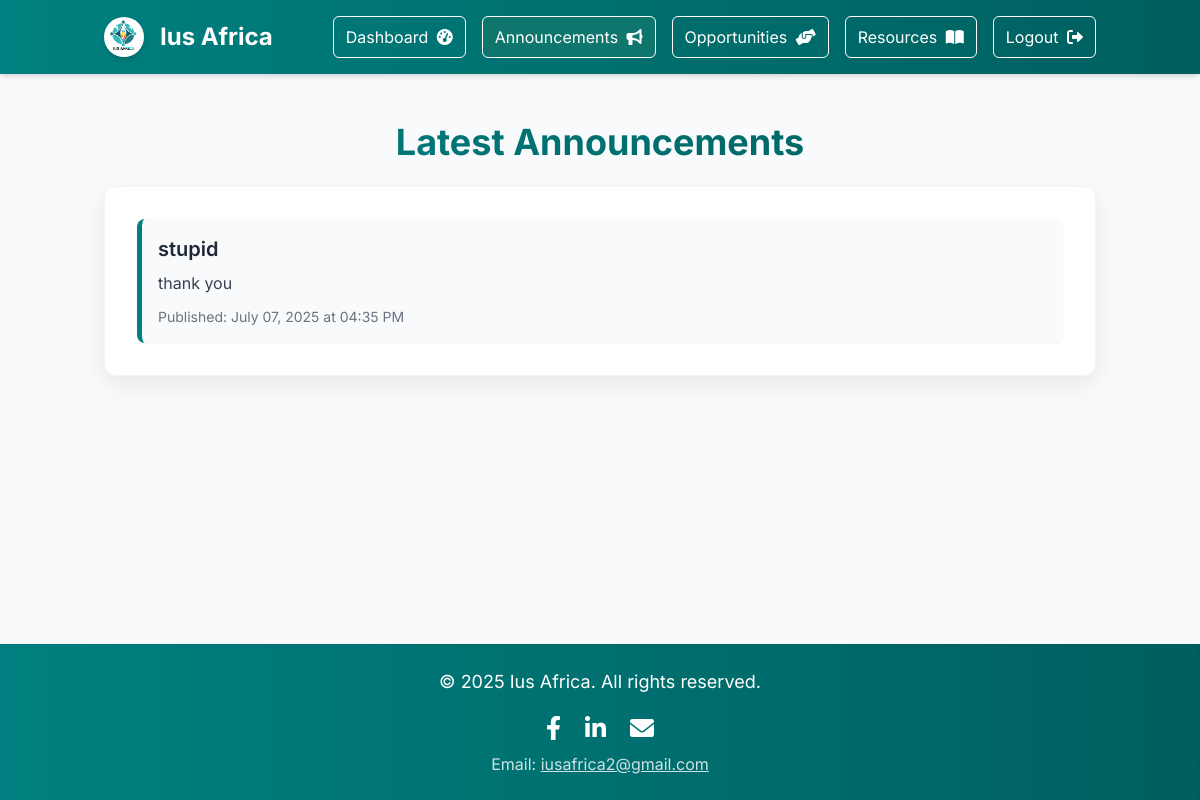
The page /user/announcements on the database its author committed.
### app.py (models this page shows, shortened)
class Announcement(db.Model):
    id = db.Column(db.Integer, primary_key=True)
    title = db.Column(db.String(255), nullable=False)
    content = db.Column(db.Text, nullable=False)
    created_at = db.Column(db.DateTime, default=datetime.utcnow)
    is_published = db.Column(db.Boolean, default=True) # Can be set to false for drafts

### app.py (the view)
@app.route('/user/announcements')
def user_announcements():
    announcements = Announcement.query.filter_by(is_published=True).order_by(Announcement.created_at.desc()).all()
    return render_template('user_announcements.html', announcements=announcements)

### templates/user_announcements.html (shortened to what this page needs)
<!DOCTYPE html>
<html lang="en">
<head>
    <script src="https://cdn.tailwindcss.com"></script>
    <link rel="stylesheet" href="https://cdnjs.cloudflare.com/ajax/libs/font-awesome/6.0.0-beta3/css/all.min.css">
</head>
<body class="antialiased flex flex-col min-h-screen">
    <header class="header-gradient-bg text-white py-4 shadow-md">
        <div class="container mx-auto px-4 flex flex-col md:flex-row justify-between items-center md:space-y-0 space-y-4">
            <div class="flex items-center space-x-4">
                <img src="{{ url_for('static', filename='logo.jpg') }}" alt="Ius Africa Logo" class="w-10 h-10 rounded-full shadow-md">
                <h1 class="text-2xl font-bold">Ius Africa</h1>
            </div>
            <nav class="flex flex-wrap justify-center items-center space-x-2 md:space-x-4">
                <a href="{{ url_for('user_dashboard') }}" class="text-white hover:text-gray-200 transition-colors duration-300 px-3 py-2 rounded-md border border-white hover:bg-white hover:text-teal-600 my-1 md:my-0">
                    Dashboard <i class="fas fa-tachometer-alt ml-1"></i>
                </a>
                <a href="{{ url_for('user_announcements') }}" class="text-white bg-teal-700 px-3 py-2 rounded-md border border-white my-1 md:my-0">
                    Announcements <i class="fas fa-bullhorn ml-1"></i>
                </a>
                <a href="{{ url_for('user_opportunities') }}" class="text-white hover:text-gray-200 transition-colors duration-300 px-3 py-2 rounded-md border border-white hover:bg-white hover:text-teal-600 my-1 md:my-0">
                    Opportunities <i class="fas fa-hands-helping ml-1"></i>
                </a>
                <a href="{{ url_for('user_resources') }}" class="text-white hover:text-gray-200 transition-colors duration-300 px-3 py-2 rounded-md border border-white hover:bg-white hover:text-teal-600 my-1 md:my-0">
                    Resources <i class="fas fa-book-open ml-1"></i>
                </a>
                <a href="{{ url_for('user_logout') }}" class="text-white hover:text-gray-200 transition-colors duration-300 px-3 py-2 rounded-md border border-white hover:bg-white hover:text-teal-600 my-1 md:my-0">
                    Logout <i class="fas fa-sign-out-alt ml-1"></i>
                </a>
            </nav>
        </div>
    </header>
    <main class="flex-grow container mx-auto px-4 py-8 md:py-12">
        <section id="user-announcements" class="mb-8 md:mb-12">
            <h2 class="text-3xl md:text-4xl font-bold text-center mb-6 text-gradient">Latest Announcements</h2>
            <div class="bg-white p-6 md:p-8 rounded-xl card-shadow border border-gray-100">
                {% if announcements %}
                    <div class="space-y-6">
                        {% for announcement in announcements %}
                            <div class="announcement-item p-4 rounded-lg shadow-sm bg-gray-50 hover:bg-gray-100 transition-colors duration-200">
                                <h3 class="text-xl font-semibold text-gray-800 mb-2">{{ announcement.title }}</h3>
                                <p class="text-gray-700 text-base mb-3">{{ announcement.content }}</p>
                                <p class="text-gray-500 text-sm mt-1">Published: {{ announcement.created_at.strftime('%B %d, %Y at %I:%M %p') }}</p>
                            </div>
                        {% endfor %}
                    </div>
                {% else %}
                    <p class="text-center text-gray-600 py-8">No announcements available at the moment.</p>
                {% endif %}
            </div>
        </section>
    </main>
    <footer class="header-gradient-bg text-white py-6 mt-12 shadow-inner">
        <div class="container mx-auto px-4 text-center">
            <p class="mb-4 text-lg">&copy; 2025 Ius Africa. All rights reserved.</p>
            <div class="flex justify-center space-x-6 mb-2">
                <a href="https://www.facebook.com/profile.php?id=61565971682688" target="_blank" rel="noopener noreferrer" class="text-white hover:text-gray-200 transition-colors duration-300">
                    <i class="fab fa-facebook-f text-2xl"></i>
                </a>
                <a href="https://www.linkedin.com/company/105226035/admin/dashboard/" target="_blank" rel="noopener noreferrer" class="text-white hover:text-gray-200 transition-colors duration-300">
                    <i class="fab fa-linkedin-in text-2xl"></i>
                </a>
                <a href="mailto:iusafrica2@gmail.com" class="text-white hover:text-gray-200 transition-colors duration-300">
                    <i class="fas fa-envelope text-2xl"></i>
                </a>
            </div>
            <p class="text-md opacity-80">
                Email: <a href="mailto:iusafrica2@gmail.com" class="underline hover:no-underline">iusafrica2@gmail.com</a>
            </p>
        </div>
    </footer>
</body>
</html>

### templates/user_announcements.html (style rules this page uses)
body { font-family: 'Inter', sans-serif; background-color: #f8fafc; color: #1a202c; }
.header-gradient-bg { background: linear-gradient(to right, #008080, #005f5f); }
.card-shadow { box-shadow: 0 8px 24px rgba(0, 0, 0, 0.08); }
.text-gradient { background: linear-gradient(to right, #008080, #005f5f); -webkit-background-clip: text; -webkit-text-fill-color: transparent; }
.announcement-item { border-left: 5px solid #008080; }

### rows shown on the page
Announcement: title "stupid", content "thank you", created_at "July 07, 2025 at 04:35 PM"
